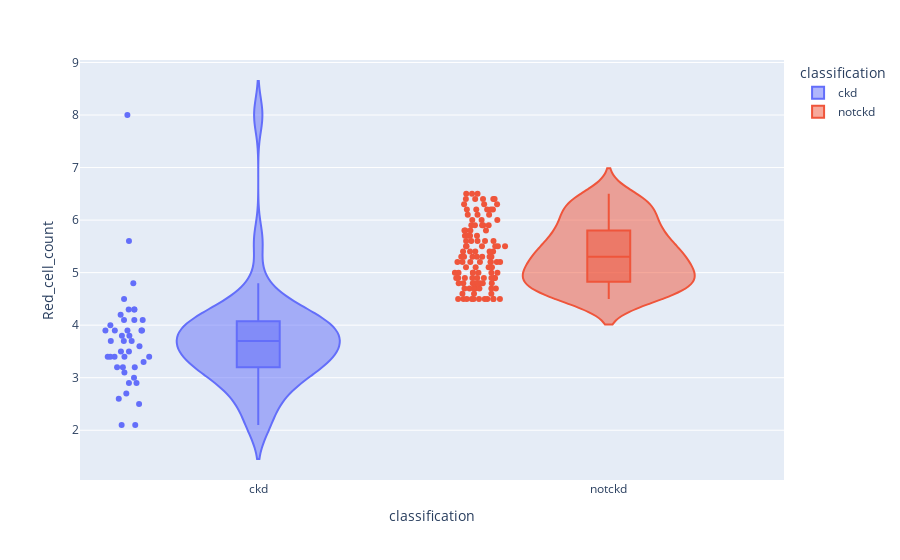

Notebook source saved alongside this figure:
### Code cell
violin('Red_cell_count')

### Figure 1 — Plotly figure (JSON) as saved in the notebook; plotly's stock layout.template omitted (floating-point values rounded to 4 significant figures; data arrays with more than 128 entries replaced by an {"elided": "..."} marker saying what was removed)
{"data": [{"alignmentgroup": "True", "box": {"visible": true}, "customdata": {"elided": "43x26 mixed values"}, "hovertemplate": "classification=%{customdata[25]}<br>Red_cell_count=%{customdata[18]}<br>id=%{customdata[0]}<br>age=%{customdata[1]}<br>bp=%{customdata[2]}<br>Specifi_gravity=%{customdata[3]}<br>Albumin=%{customdata[4]}<br>su=%{customdata[5]}<br>RBC=%{customdata[6]}<br>Pus_cell=%{customdata[7]}<br>Pus_cell_clumps=%{customdata[8]}<br>Bacteria=%{customdata[9]}<br>Blood_glucose_random=%{customdata[10]}<br>Blood_urea=%{customdata[11]}<br>Serum_creatine=%{customdata[12]}<br>Sodium=%{customdata[13]}<br>Potassium=%{customdata[14]}<br>Hemoglobin=%{customdata[15]}<br>Packed_cell_volume=%{customdata[16]}<br>White_cell_count=%{customdata[17]}<br>Hypertension=%{customdata[19]}<br>Diabetes_mellitus=%{customdata[20]}<br>Coronary_artery_disease=%{customdata[21]}<br>Appetite=%{customdata[22]}<br>Pedal_edema=%{customdata[23]}<br>Anemia=%{customdata[24]}<extra></extra>", "legendgroup": "ckd", "marker": {"color": "#636efa"}, "name": "ckd", "offsetgroup": "ckd", "orientation": "v", "points": "all", "scalegroup": "True", "showlegend": true, "type": "violin", "x": ["ckd", "ckd", "ckd", "ckd", "ckd", "ckd", "ckd", "ckd", "ckd", "ckd", "ckd", "ckd", "ckd", "ckd", "ckd", "ckd", "ckd", "ckd", "ckd", "ckd", "ckd", "ckd", "ckd", "ckd", "ckd", "ckd", "ckd", "ckd", "ckd", "ckd", "ckd", "ckd", "ckd", "ckd", "ckd", "ckd", "ckd", "ckd", "ckd", "ckd", "ckd", "ckd", "ckd"], "x0": " ", "xaxis": "x", "y": [3.9, 3.7, 3.8, 2.6, 3.2, 3.4, 4.1, 3.5, 4.3, 3.2, 3.4, 4, 2.1, 4.2, 5.6, 3.6, 3.2, 4.3, 2.9, 2.7, 8, 4.1, 3, 2.9, 3.9, 4.3, 3.1, 3.9, 3.7, 3.4, 4.8, 3.5, 3.9, 3.9, 3.4, 3.7, 4.5, 3.4, 3.8, 3.3, 2.5, 4.1, 2.1], "y0": " ", "yaxis": "y"}, {"alignmentgroup": "True", "box": {"visible": true}, "customdata": {"elided": "115x26 mixed values"}, "hovertemplate": "classification=%{customdata[25]}<br>Red_cell_count=%{customdata[18]}<br>id=%{customdata[0]}<br>age=%{customdata[1]}<br>bp=%{customdata[2]}<br>Specifi_gravity=%{customdata[3]}<br>Albumin=%{customdata[4]}<br>su=%{customdata[5]}<br>RBC=%{customdata[6]}<br>Pus_cell=%{customdata[7]}<br>Pus_cell_clumps=%{customdata[8]}<br>Bacteria=%{customdata[9]}<br>Blood_glucose_random=%{customdata[10]}<br>Blood_urea=%{customdata[11]}<br>Serum_creatine=%{customdata[12]}<br>Sodium=%{customdata[13]}<br>Potassium=%{customdata[14]}<br>Hemoglobin=%{customdata[15]}<br>Packed_cell_volume=%{customdata[16]}<br>White_cell_count=%{customdata[17]}<br>Hypertension=%{customdata[19]}<br>Diabetes_mellitus=%{customdata[20]}<br>Coronary_artery_disease=%{customdata[21]}<br>Appetite=%{customdata[22]}<br>Pedal_edema=%{customdata[23]}<br>Anemia=%{customdata[24]}<extra></extra>", "legendgroup": "notckd", "marker": {"color": "#EF553B"}, "name": "notckd", "offsetgroup": "notckd", "orientation": "v", "points": "all", "scalegroup": "True", "showlegend": true, "type": "violin", "x": ["notckd", "notckd", "notckd", "notckd", "notckd", "notckd", "notckd", "notckd", "notckd", "notckd", "notckd", "notckd", "notckd", "notckd", "notckd", "notckd", "notckd", "notckd", "notckd", "notckd", "notckd", "notckd", "notckd", "notckd", "notckd", "notckd", "notckd", "notckd", "notckd", "notckd", "notckd", "notckd", "notckd", "notckd", "notckd", "notckd", "notckd", "notckd", "notckd", "notckd", "notckd", "notckd", "notckd", "notckd", "notckd", "notckd", "notckd", "notckd", "notckd", "notckd", "notckd", "notckd", "notckd", "notckd", "notckd", "notckd", "notckd", "notckd", "notckd", "notckd", "notckd", "notckd", "notckd", "notckd", "notckd", "notckd", "notckd", "notckd", "notckd", "notckd", "notckd", "notckd", "notckd", "notckd", "notckd", "notckd", "notckd", "notckd", "notckd", "notckd", "notckd", "notckd", "notckd", "notckd", "notckd", "notckd", "notckd", "notckd", "notckd", "notckd", "notckd", "notckd", "notckd", "notckd", "notckd", "notckd", "notckd", "notckd", "notckd", "notckd", "notckd", "notckd", "notckd", "notckd", "notckd", "notckd", "notckd", "notckd", "notckd", "notckd", "notckd", "notckd", "notckd", "notckd", "notckd"], "x0": " ", "xaxis": "x", "y": [4.5, 5, 4.7, 6.2, 5.2, 6.3, 5.1, 5.8, 5.5, 5.2, 5.3, 4.9, 5.4, 5.2, 4.5, 5, 5.3, 4.8, 5.3, 5, 4.5, 5.5, 4.6, 4.8, 6.4, 5.6, 6, 4.8, 6, 5.9, 6, 5.3, 5.7, 5, 5.9, 4.9, 4.7, 5, 4.5, 5.2, 5.7, 4.5, 4.9, 5.4, 5.6, 4.8, 4.7, 4.9, 5.3, 6.2, 4.8, 4.5, 6.5, 5.2, 5.8, 5.1, 4.5, 5.5, 5.6, 6.2, 4.5, 4.9, 5.9, 4.7, 6.3, 5.7, 4.7, 6.4, 5.5, 6.4, 4.7, 5.2, 4.5, 5.1, 4.6, 6.1, 4.9, 5.6, 4.5, 6.2, 5.8, 4.8, 4.7, 5.3, 6.1, 5.9, 4.8, 5.4, 5, 5.5, 4.9, 6.4, 5.6, 5.2, 4.8, 5.7, 4.9, 6.5, 5, 4.5, 5.1, 6.5, 5.2, 6.4, 5.8, 5.3, 6.3, 5.5, 5.4, 4.6, 4.9, 6.2, 5.4, 5.9, 6.1], "y0": " ", "yaxis": "y"}], "layout": {"legend": {"title": {"text": "classification"}, "tracegroupgap": 0}, "margin": {"t": 60}, "violinmode": "overlay", "xaxis": {"anchor": "y", "categoryarray": ["ckd", "notckd"], "categoryorder": "array", "domain": [0, 1], "title": {"text": "classification"}}, "yaxis": {"anchor": "x", "domain": [0, 1], "title": {"text": "Red_cell_count"}}}}
